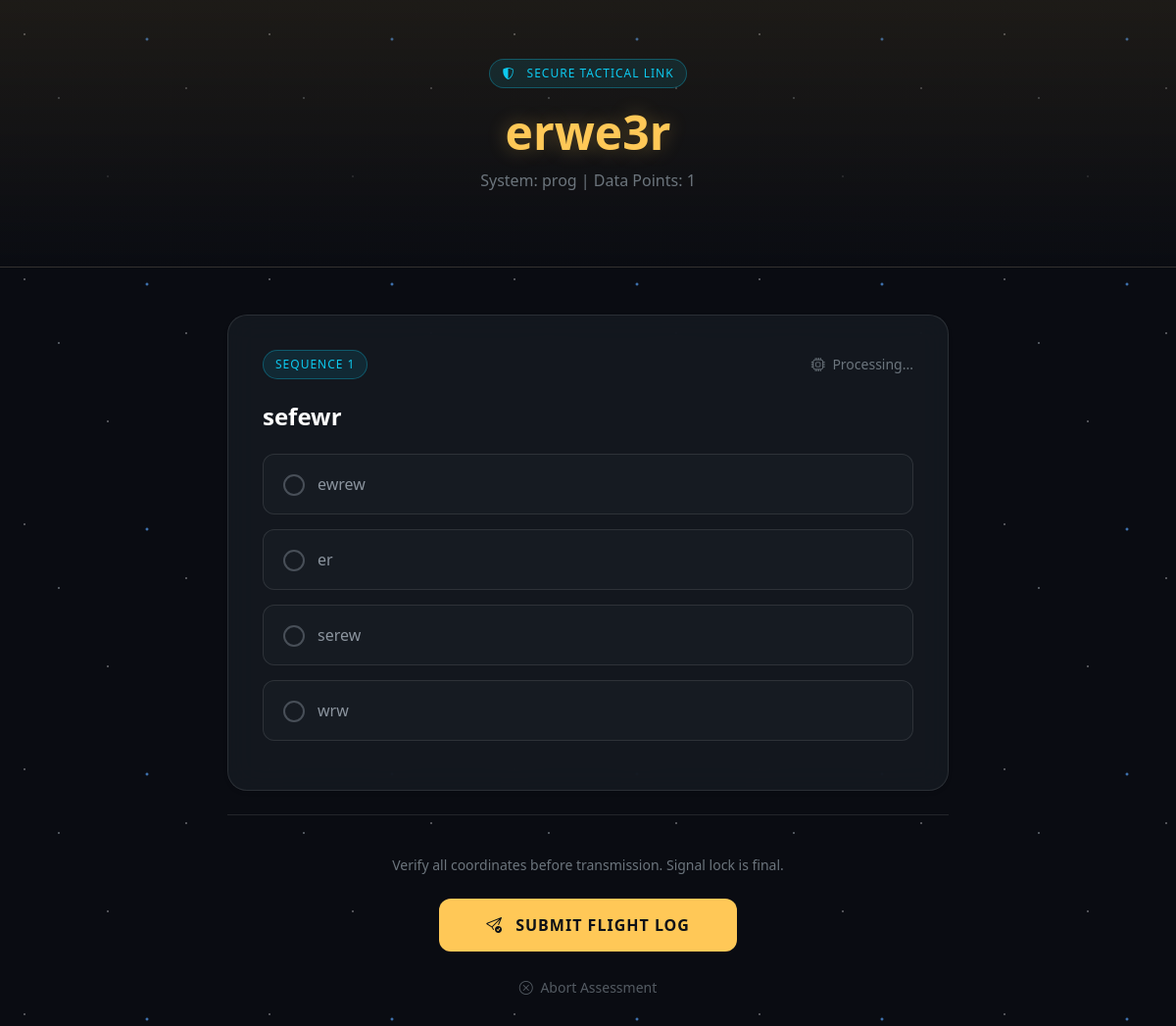
The page /classes/take_quiz/15 (signed in) on the database its author committed.
### classes/models.py (models this page shows, shortened)
class Quiz(models.Model):
    course = models.ForeignKey(ClassModel, on_delete=models.CASCADE, related_name='quizzes')
    title = models.CharField(max_length=200)
    is_published = models.BooleanField(default=False)
    created_at = models.DateTimeField(auto_now_add=True)
    due_date = models.DateTimeField(null=True, blank=True)

class ClassModel(models.Model):
    name = models.CharField(max_length=200)
    description = models.TextField()
    author = models.ForeignKey(User, on_delete=models.CASCADE)
    tags = models.ManyToManyField(Tag, related_name="classes")
    students = models.ManyToManyField(User, related_name="enrolled_classes", blank=True)

class Question(models.Model):
    quiz = models.ForeignKey(Quiz, on_delete=models.CASCADE, related_name='questions')
    prompt = models.TextField()
    option_a = models.CharField(max_length=200)
    option_b = models.CharField(max_length=200)
    option_c = models.CharField(max_length=200)
    option_d = models.CharField(max_length=200)
    answer = models.CharField(max_length=1)

### classes/views.py (the view)
# urls.py: path("take_quiz/<int:pk>", views.take_quiz, name="take_quiz"),
@login_required
def take_quiz(request, pk):
    quiz_to_show = get_object_or_404(Quiz, pk=pk)
    return render(request, 'classes/take_quiz.html', {
        "questions": quiz_to_show.questions.all(),
        "quiz": quiz_to_show,
    } )

### classes/templates/classes/take_quiz.html (shortened to what this page needs)
{% load static %}
<!DOCTYPE html>
<html lang="en">
<head>
    <link rel="stylesheet" href="https://cdn.jsdelivr.net/npm/bootstrap-icons@1.11.1/font/bootstrap-icons.css">
    <link href="https://cdn.jsdelivr.net/npm/bootstrap@5.3.0/dist/css/bootstrap.min.css" rel="stylesheet">
</head>
<body>
<header class="quiz-header mb-5 text-center">
    <div class="container">
        <div class="badge-status d-inline-block mb-3">
            <i class="bi bi-shield-shaded me-2"></i> Secure Tactical Link
        </div>
        <h1 class="display-5 welcome-header mb-2">{{ quiz.title }}</h1>
        <p class="text-secondary">System: {{ quiz.course.name }} | Data Points: {{ questions.count }}</p>
    </div>
</header>
<main class="container mb-5">
    <div class="row justify-content-center">
        <div class="col-lg-8">
            <form method="POST" action="{% url 'classes:submit_quiz' quiz.id %}">
                {% for question in questions %}
                <div class="glass-card mb-4 shadow-sm">
                    <div class="d-flex justify-content-between align-items-center mb-4">
                        <span class="badge-status">Sequence {{ forloop.counter }}</span>
                        <small class="text-secondary"><i class="bi bi-cpu me-1"></i> Processing...</small>
                    </div>
                    <h4 class="text-white mb-4 fw-bold">{{ question.prompt }}</h4>
                    <div class="options-group">
                        <label class="option-container">
                            <span class="checkmark"></span>
                            <span class="option-text">{{ question.option_a }}</span>
                        </label>
                        <label class="option-container">
                            <span class="checkmark"></span>
                            <span class="option-text">{{ question.option_b }}</span>
                        </label>
                        <label class="option-container">
                            <span class="checkmark"></span>
                            <span class="option-text">{{ question.option_c }}</span>
                        </label>
                        <label class="option-container">
                            <span class="checkmark"></span>
                            <span class="option-text">{{ question.option_d }}</span>
                        </label>
                    </div>
                </div>
                {% endfor %}
                <div class="submit-section text-center mb-5">
                    <p class="text-secondary small mb-4">Verify all coordinates before transmission. Signal lock is final.</p>
                    <button type="submit" class="btn btn-launch px-5" onclick="return confirm('Confirm final transmission?');">
                        <i class="bi bi-send-check me-2"></i> Submit Flight Log
                    </button>
                    <div class="mt-4">
                        <a href="{% url 'classes:continue_learning' quiz.course.id %}" class="text-secondary text-decoration-none small opacity-75 hover-opacity-100">
                            <i class="bi bi-x-circle me-1"></i> Abort Assessment
                        </a>
                    </div>
                </div>
            </form>
        </div>
    </div>
</main>
</body>
</html>

### classes/templates/classes/take_quiz.html (style rules this page uses)
:root { --deep-space: #0a0c12; --panel-color: rgba(22, 27, 34, 0.8); --accent-gold: #ffc857; --star-white: #ffffff; --star-blue: #0dcaf0; --border-color: rgba(255, 255, 255, 0.1); }
body { background-color: var(--deep-space); color: #f0f0f0; font-family: 'Segoe UI', Roboto, sans-serif; min-height: 100vh; background-image: radial-gradient(1px 1px at 25px 35px, var(--star-white), rgba(0,0,0,0)), radial-gradient(1.5px 1.5px at 60px 100px, #8b949e, rgba(0,0,0,0)), radial-gradient(1px 1px at 110px 180px, var(--star-white), rgba(0,0,0,0)), radial-gradient(2px 2px at 150px 40px, #58a6ff, rgba(0,0,0,0)), radial-gradient(1px 1px at 190px 90px, var(--star-white), rgba(0,0,0,0)); background-size: 250px 250px; animation: twinkle 8s infinite linear; }
.quiz-header { background: linear-gradient(180deg, rgba(255, 200, 87, 0.08) 0%, var(--deep-space) 100%); padding: 60px 0; border-bottom: 1px solid var(--border-color); }
.welcome-header { color: var(--accent-gold); text-shadow: 0 0 20px rgba(255, 200, 87, 0.3); font-weight: 700; }
.glass-card { background-color: var(--panel-color); border: 1px solid var(--border-color); border-radius: 20px; padding: 35px; backdrop-filter: blur(15px); transition: 0.3s; }
.option-container { display: block; position: relative; padding: 18px 18px 18px 55px; margin-bottom: 15px; cursor: pointer; font-size: 1rem; background: rgba(255,255,255,0.02); border: 1px solid var(--border-color); border-radius: 12px; transition: 0.2s all ease; color: #8b949e; }
.checkmark { position: absolute; top: 20px; left: 20px; height: 22px; width: 22px; background-color: transparent; border: 2px solid #484f58; border-radius: 50%; transition: 0.3s; }
.btn-launch { background-color: var(--accent-gold); color: #0d1117; font-weight: 800; border: none; padding: 15px 40px; border-radius: 12px; transition: all 0.3s ease; text-transform: uppercase; letter-spacing: 1px; }
.submit-section { border-top: 1px solid var(--border-color); padding-top: 40px; }
.badge-status { background: rgba(13, 202, 240, 0.1); color: var(--star-blue); border: 1px solid rgba(13, 202, 240, 0.3); padding: 5px 12px; border-radius: 50px; font-size: 0.75rem; text-transform: uppercase; letter-spacing: 1px; }

### rows shown on the page
Quiz: title "erwe3r", course.name "prog", count "1"
Question: prompt "sefewr", option_a "ewrew", option_b "er", option_c "serew", option_d "wrw"
